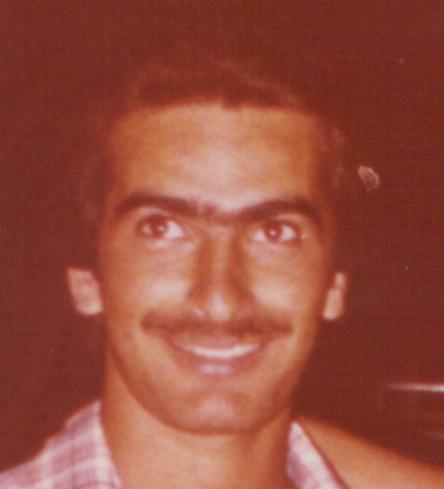
#> input picture images/001A18.JPG, 444 x 489 px
$ python -i camera.py   (imports and definitions only)
#> lines starting #> are read from the running program, lines starting #| are printed output that depends on the picture
#> further down, picture is the input picture: shape (489, 444, 3); mean B, G, R 61.7, 77, 150.2
import cv2
import numpy as np
from sklearn.svm import SVC
from joblib import load
from skimage.feature import local_binary_pattern as sk_lbp

# Load the saved SVM model
model_filename = 'svm_model.joblib'
# [1 line not run here, left out]

# Initialize Haar Cascade for face detection
face_cascade = cv2.CascadeClassifier(cv2.data.haarcascades + 'haarcascade_frontalface_default.xml')

# Function to extract faces and their features from an image
def extract_faces(image):
    if image is None or image.size == 0:
        return []
    gray = cv2.cvtColor(image, cv2.COLOR_BGR2GRAY)
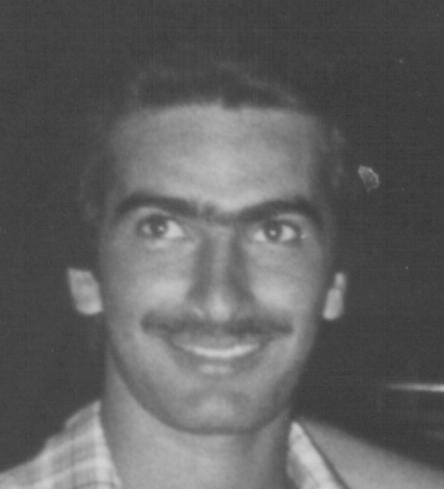
#> gray: shape (489, 444); min 53, max 212, mean 97.2
    faces_rect = face_cascade.detectMultiScale(gray, scaleFactor=1.1, minNeighbors=5)
#> faces_rect = [[67, 102, 309, 309]]
    faces_features = []
    for (x, y, w, h) in faces_rect:
        face = gray[y:y + h, x:x + w]
        if face.size == 0 or w < 10 or h < 10:
            continue
        face = cv2.resize(face, (50, 50))
        lbp = sk_lbp(face, 8, 1, method='uniform')
        hist, _ = np.histogram(lbp.ravel(), bins=np.arange(257), density=True)
        faces_features.append(((x, y, x + w, y + h), hist))
#> this loop made 1 pass
#> pass 1, in extract_faces, `face = gray[y:y + h, x:x + w]`:
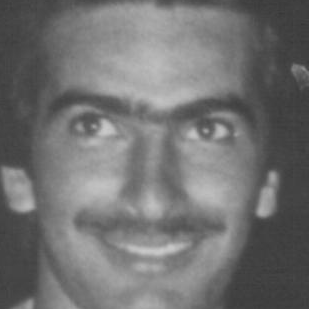
#> face: shape (309, 309); min 55, max 202, mean 113.9
#> pass 1, in extract_faces, `lbp = sk_lbp(face, 8, 1, method='uniform')`:
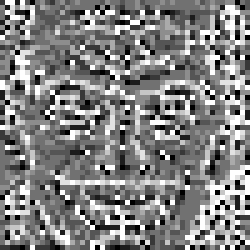
#> lbp: shape (50, 50) float64 (shown 5 times larger); min 0, max 9, mean 4.59; drawn with min black and max white
#> after the loop, faces_features = 1 item
    return faces_features

# Initialize camera capture
# [40 lines not run here, left out]

>>> import cv2
>>> picture = cv2.imread('images/001A18.JPG')
>>> result = extract_faces(picture)
#> result = 1 item

$ run again, on images/001A19.JPG
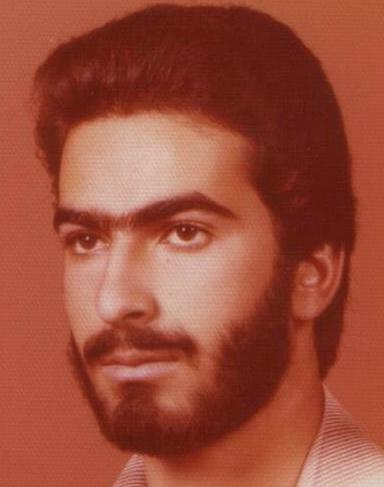
#> input picture images/001A19.JPG, 384 x 487 px
#> picture is the input picture: shape (487, 384, 3); mean B, G, R 58.1, 76.8, 156.6
#> in extract_faces, `gray = cv2.cvtColor(image, cv2.COLOR_BGR2GRAY)`:
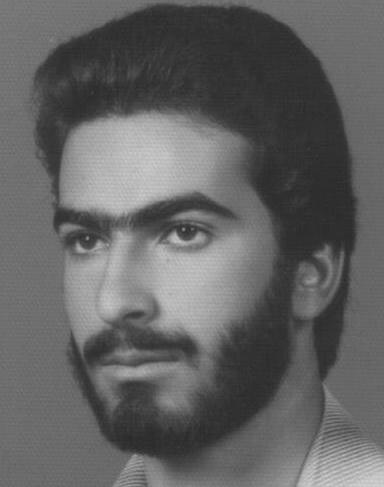
#> gray: shape (487, 384); min 41, max 210, mean 98.5
#> faces_rect = [[281, 301, 63, 63], [17, 135, 251, 251]]
#> the loop in extract_faces, `for (x, y, w, h) in faces_rect:` made 2 passes
#> after the loop in extract_faces, `for (x, y, w, h) in faces_rect:`:
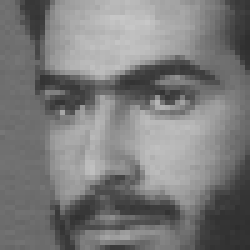
#> face: shape (50, 50) (shown 5 times larger); min 46, max 199, mean 122.9
#> after the loop in extract_faces, `for (x, y, w, h) in faces_rect:`: faces_features = 2 items
